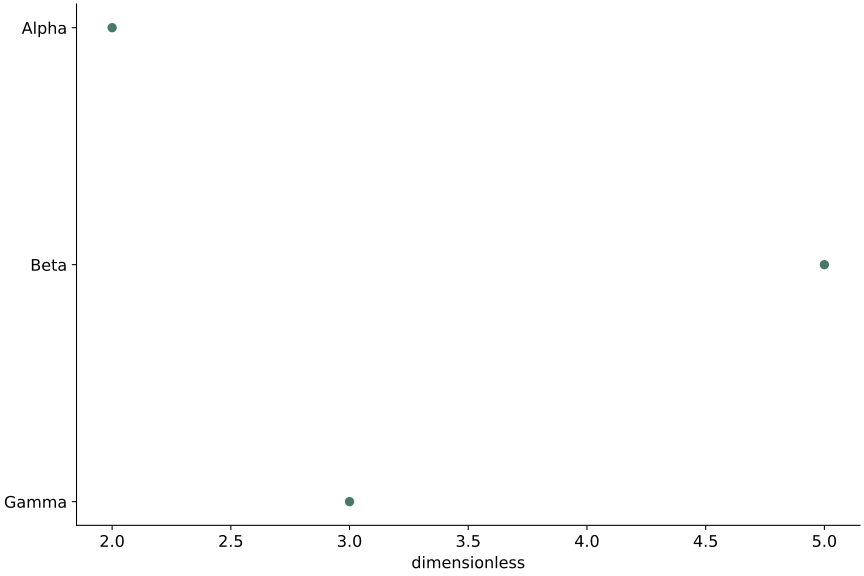

Here is the Python script that generated this plot:
# Tuyan deterministic figure renderer v1; values are immutable source data.
import json
import math
import numpy as np
import matplotlib
matplotlib.use('Agg')
import matplotlib.pyplot as plt
from matplotlib.patches import Circle
from matplotlib.colors import ListedColormap, BoundaryNorm
d = json.loads("{\"type\":\"dotplot\",\"rows\":[{\"label\":\"Alpha\",\"value\":2},{\"label\":\"Beta\",\"value\":5},{\"label\":\"Gamma\",\"value\":3}],\"units\":{\"value\":\"dimensionless\",\"x\":\"dimensionless\",\"y\":\"dimensionless\",\"size\":\"dimensionless\",\"low\":\"dimensionless\",\"high\":\"dimensionless\",\"start\":\"dimensionless\",\"end\":\"dimensionless\",\"effect\":\"dimensionless\",\"p\":\"dimensionless\",\"mean\":\"dimensionless\",\"fpr\":\"dimensionless\",\"tpr\":\"dimensionless\",\"recall\":\"dimensionless\",\"precision\":\"dimensionless\",\"predicted\":\"dimensionless\",\"observed\":\"dimensionless\",\"count\":\"dimensionless\",\"a\":\"dimensionless\",\"b\":\"dimensionless\",\"se\":\"dimensionless\",\"u\":\"dimensionless\",\"v\":\"dimensionless\",\"time\":\"dimensionless\",\"event\":\"dimensionless\"},\"options\":{\"bandwidth\":0.5,\"bins\":5,\"nullValue\":0,\"initialValue\":0,\"levels\":[0.5,1,1.5]},\"analysis\":{\"method\":\"pca\",\"description\":\"Synthetic precomputed QA values; not a statistical analysis of research data.\",\"pKind\":\"p\"},\"variants\":[],\"pixels\":1024,\"plotStyle\":{\"width\":9,\"height\":6,\"fontSize\":12}}")
r, kind, opt = d['rows'], d['type'], d['options']
plt.rcParams.update({'font.size':d['plotStyle']['fontSize']})
fig, ax = plt.subplots(figsize=(d['plotStyle']['width'], d['plotStyle']['height']), layout='constrained')
fig.set_facecolor('white')
fig._tuyan_target_pixels = d['pixels']
colors = ['#487968','#c58b53','#647da6','#a77592','#a5a659']
labels = [str(row.get('label',i+1)) for i,row in enumerate(r)]
unit = d['units']
def col(name):
    return np.array([row[name] for row in r], dtype=float)
def grouped():
    names = list(dict.fromkeys([str(row.get('group','Data')) for row in r]))
    return names, [np.array([row['value'] for row in r if str(row.get('group','Data')) == name], dtype=float) for name in names]
def density(values):
    # User-specified positive bandwidth; no concealed automatic inference.
    bw=float(opt['bandwidth'])
    grid=np.linspace(float(min(values))-3*bw,float(max(values))+3*bw,256)
    z=(grid[:,None]-values[None,:])/bw
    return grid,np.exp(-0.5*z*z).mean(axis=1)/(bw*math.sqrt(2*math.pi))
if kind in ['bar','dotplot','lollipop','forest']:
    y=np.arange(len(r)); values=col('value')
    if kind=='bar':
        bars=ax.barh(y,values,color=colors[0]); assert np.allclose([b.get_width() for b in bars],values)
    elif kind=='lollipop':
        ax.hlines(y,0,values,color=colors[0]); ax.scatter(values,y,color=colors[0])
    elif kind=='forest':
        ax.errorbar(values,y,xerr=np.vstack([values-col('low'),col('high')-values]),fmt='o',color=colors[0],capsize=3)
        ax.axvline(float(opt['nullValue']),color='#969e96',linestyle='--')
    else: ax.scatter(values,y,color=colors[0])
    ax.set_yticks(y,labels);ax.invert_yaxis();ax.set_xlabel(unit['value'])
elif kind in ['dumbbell','gantt']:
    y=np.arange(len(r));start,end=col('start'),col('end')
    if kind=='gantt': ax.barh(y,end-start,left=start,color=colors[0])
    else:
        ax.hlines(y,start,end,color='#9da99e');ax.scatter(start,y,label=opt.get('startLabel','Start'),color=colors[0]);ax.scatter(end,y,label=opt.get('endLabel','End'),color=colors[1]);ax.legend()
    ax.set_yticks(y,labels);ax.invert_yaxis();ax.set_xlabel(unit['start'])
elif kind=='waterfall':
    values=col('value');start=float(opt['initialValue'])+np.r_[0,np.cumsum(values)[:-1]]
    ax.bar(np.arange(len(r)),values,bottom=start,color=[colors[0] if v>=0 else colors[1] for v in values]);ax.set_xticks(np.arange(len(r)),labels,rotation=30);ax.set_ylabel(unit['value']);ax.axhline(0,color='#adb3a9')
elif kind=='histogram':
    values=col('value');counts,edges=np.histogram(values,bins=opt['bins'])
    assert int(counts.sum())==len(values)
    artists=ax.bar(edges[:-1],counts,width=np.diff(edges),align='edge',color=colors[0],edgecolor='white')
    assert np.allclose([p.get_height() for p in artists],counts)
    ax.set_xlabel(unit['value']);ax.set_ylabel('Count')
elif kind=='stripplot':
    names,groups=grouped()
    for i,values in enumerate(groups):ax.scatter(np.full(len(values),i),values,color=colors[i%len(colors)],s=22,alpha=.7)
    ax.set_xticks(np.arange(len(names)),names);ax.set_ylabel(unit['value'])
elif kind in ['boxplot','violin','raincloud','density','ridgeline']:
    names,groups=grouped()
    if kind=='boxplot': ax.boxplot(groups,whis=1.5,showfliers=True);ax.set_xticks(np.arange(len(names))+1,names);ax.set_ylabel(unit['value'])
    elif kind=='violin':
        # bw_method is explicit to avoid a hidden bandwidth choice.
        ax.violinplot(groups,showmeans=False,showmedians=True,bw_method=float(opt['bandwidth']));ax.set_xticks(np.arange(len(names))+1,names);ax.set_ylabel(unit['value'])
    else:
        for i,values in enumerate(groups):
            grid,pdf=density(values); color=colors[i%len(colors)]
            if kind=='density': ax.plot(grid,pdf,color=color,label=names[i])
            else:
                base=float(i);scale=0.65/max(pdf) if max(pdf)>0 else 1
                ax.fill_between(grid,base,base+pdf*scale,color=color,alpha=0.45)
                if kind=='raincloud':
                    ax.scatter(values,np.full(len(values),base-0.15),color=color,s=15)
                    ax.boxplot([values],positions=[base-0.35],vert=False,widths=.15,whis=1.5,manage_ticks=False)
        ax.set_xlabel(unit['value'])
        if kind=='density':ax.set_ylabel('Density');ax.legend()
        else:ax.set_yticks(np.arange(len(names)),names)
elif kind=='ecdf':
    values=np.sort(col('value')); p=np.arange(1,len(values)+1)/len(values)
    line=ax.step(values,p,where='post',color=colors[0])[0];assert np.allclose(line.get_ydata(),p)
    ax.set_xlabel(unit['value']);ax.set_ylabel('Cumulative proportion');ax.set_ylim(0,1)
elif kind in ['line','area','scatter','bubble','ordination','ma_plot','volcano','roc','pr_curve','calibration','bland_altman','funnel_meta']:
    xname,yname='x','y'
    if kind=='ma_plot':xname,yname='mean','effect'
    if kind=='roc':xname,yname='fpr','tpr'
    if kind=='pr_curve':xname,yname='recall','precision'
    if kind=='calibration':xname,yname='predicted','observed'
    if kind=='funnel_meta':xname,yname='effect','se'
    if kind=='volcano':x=col('effect');y=-np.log10(col('p'));xlabel='Effect ('+unit['effect']+')';ylabel='-log10('+d['analysis']['pKind']+')'
    elif kind=='bland_altman':
        a,b=col('a'),col('b');x=(a+b)/2;y=a-b;bias=np.mean(y);sd=np.std(y,ddof=1)
        for line,label in [(bias,'Mean difference'),(bias-1.96*sd,'Lower agreement limit'),(bias+1.96*sd,'Upper agreement limit')]:ax.axhline(line,color='#9a9f96',linestyle='--',label=label)
        ax.legend(fontsize=8);xlabel='Mean ('+unit['a']+')';ylabel='A - B ('+unit['a']+')'
    else:x,y=col(xname),col(yname);xlabel=xname+' ('+unit[xname]+')';ylabel=yname+' ('+unit[yname]+')'
    if kind in ['line','area','roc','pr_curve','calibration']:
        order=np.lexsort((y,x)) if kind=='roc' else np.argsort(x,kind='stable');x,y=x[order],y[order]
        artist=ax.plot(x,y,color=colors[0],marker='o',markersize=3)[0];assert np.allclose(artist.get_ydata(),y)
        if kind=='area':ax.fill_between(x,0,y,color=colors[0],alpha=.25)
    else:
        artist=ax.scatter(x,y,s=col('size')*float(opt.get('areaScale',20)) if kind=='bubble' else 26,color=colors[0]);assert np.allclose(artist.get_offsets(),np.column_stack([x,y]))
    ax.set_xlabel(xlabel);ax.set_ylabel(ylabel)
    if kind=='bubble':
        handles,legend_labels=artist.legend_elements(prop='sizes',num=3,func=lambda size:size/float(opt.get('areaScale',20)))
        ax.legend(handles,legend_labels,title='Area ('+unit['size']+')',fontsize=8)
    if kind in ['roc','calibration']:ax.plot([0,1],[0,1],linestyle='--',color='#adb3a9');ax.set_xlim(0,1);ax.set_ylim(0,1)
    if kind=='pr_curve':ax.set_xlim(0,1);ax.set_ylim(0,1)
    if kind=='funnel_meta':ax.invert_yaxis()
    if kind=='ordination':ax.text(.01,1.02,d['analysis']['method'].upper(),transform=ax.transAxes,fontsize=10)
elif kind in ['heatmap','adjacency_matrix','correlation_matrix','confusion_matrix','bubble_matrix','binary_matrix']:
    names_y=list(dict.fromkeys([str(row['row']) for row in r]));names_x=list(dict.fromkeys([str(row['column']) for row in r]))
    matrix=np.full((len(names_y),len(names_x)),np.nan)
    for row in r:matrix[names_y.index(str(row['row'])),names_x.index(str(row['column']))]=row['value']
    if kind=='bubble_matrix':
        for row in r:ax.scatter(names_x.index(str(row['column'])),names_y.index(str(row['row'])),s=row['value']*float(opt.get('areaScale',25)),color=colors[0])
        ax.invert_yaxis()
    elif kind=='binary_matrix':
        cmap=ListedColormap(['#f1f3ed','#487968']);cmap.set_bad('#b7b9b2')
        img=ax.pcolormesh(np.arange(len(names_x)+1)-.5,np.arange(len(names_y)+1)-.5,matrix,cmap=cmap,norm=BoundaryNorm([-.5,.5,1.5],2),shading='flat');ax.invert_yaxis();fig.colorbar(img,ax=ax,ticks=[0,1],label='0 absent / 1 present; grey missing')
        assert np.allclose(img.get_array(),matrix,equal_nan=True)
    else:
        img=ax.pcolormesh(np.arange(len(names_x)+1)-.5,np.arange(len(names_y)+1)-.5,matrix,cmap='RdBu_r' if kind=='correlation_matrix' else 'viridis',vmin=-1 if kind=='correlation_matrix' else None,vmax=1 if kind=='correlation_matrix' else None,shading='flat');ax.invert_yaxis();fig.colorbar(img,ax=ax,label=unit['value'])
        assert np.allclose(img.get_array(),matrix,equal_nan=True)
    ax.set_xticks(np.arange(len(names_x)),names_x,rotation=40,ha='right');ax.set_yticks(np.arange(len(names_y)),names_y)
    if kind=='confusion_matrix':ax.set_xlabel('Predicted class');ax.set_ylabel('True class')
elif kind=='pie':
    values=col('value');wedges,_=ax.pie(values,labels=labels,colors=colors,normalize=True)
    assert np.allclose([(w.theta2-w.theta1)/360 for w in wedges],values/sum(values),atol=1e-6)
elif kind=='rose':
    fig.delaxes(ax);ax=fig.add_subplot(111,projection='polar');values=col('value');theta=np.arange(len(r))*2*np.pi/len(r)
    ax.bar(theta,np.sqrt(values),width=2*np.pi/len(r),color=colors[0],edgecolor='white');ax.set_xticks(theta,labels);ax.set_ylabel('Radius = sqrt(value)')
elif kind in ['gene_track','protein_domain']:
    start,end=col('start'),col('end');ax.barh(np.arange(len(r)),end-start,left=start,color=colors[0]);ax.set_yticks(np.arange(len(r)),labels);ax.set_xlabel(unit['start']);ax.invert_yaxis()
elif kind=='vector_field':
    artist=ax.quiver(col('x'),col('y'),col('u'),col('v'),angles='xy',scale_units='xy',scale=1,color=colors[0]);ax.set_xlabel(unit['x']);ax.set_ylabel(unit['y']);ax.set_aspect('equal')
elif kind=='contour':
    xs=np.unique(col('x'));ys=np.unique(col('y'));z=np.full((len(ys),len(xs)),np.nan)
    for row in r:z[list(ys).index(row['y']),list(xs).index(row['x'])]=row['value']
    cs=ax.contour(xs,ys,z,levels=opt['levels'])
    for label in ax.clabel(cs,inline=False,fontsize=8):label.set_bbox({'facecolor':'white','edgecolor':'none','pad':1})
    ax.set_xlabel(unit['x']);ax.set_ylabel(unit['y'])
elif kind=='kaplan_meier':
    names=list(dict.fromkeys([str(row.get('group','Data')) for row in r]))
    for i,name in enumerate(names):
        data=[row for row in r if str(row.get('group','Data'))==name];times=sorted(set(row['time'] for row in data));xs=[0.];ys=[1.];s=1.
        for t in times:
            risk=sum(row['time']>=t for row in data);events=sum(row['time']==t and row['event']==1 for row in data)
            s=s*(1-events/risk);xs.append(t);ys.append(s)
            cens=sum(row['time']==t and row['event']==0 for row in data)
            if cens:ax.plot(t,s,marker='+',color=colors[i%len(colors)])
        ax.step(xs,ys,where='post',label=name,color=colors[i%len(colors)])
    ax.set_ylim(0,1.03);ax.set_ylabel('Survival probability (no CI estimated)');ax.set_xlabel(unit['time']);ax.legend()
elif kind in ['venn','upset']:
    names=[row['set'] for row in r];sets=[set(row['members']) for row in r];members=set().union(*sets);counts={}
    for item in members:
        mask=tuple(item in s for s in sets);counts[mask]=counts.get(mask,0)+1
    if kind=='venn':
        for x,color,name in [(0.4,colors[0],names[0]),(.65,colors[1],names[1])]:ax.add_patch(Circle((x,.5),.23,facecolor=color,alpha=.25));ax.text(x,.78,name,ha='center')
        for x,key in [(.29,(True,False)),(.525,(True,True)),(.76,(False,True))]:ax.text(x,.5,str(counts.get(key,0)),ha='center')
        ax.set_xlim(0,1.05);ax.set_ylim(0,1);ax.set_aspect('equal');ax.axis('off');ax.text(.5,.1,'Areas are schematic; labels show exact counts',ha='center',fontsize=8)
    else:
        masks=sorted(counts,key=lambda m:(-counts[m],m));ax.bar(np.arange(len(masks)),[counts[m] for m in masks],color=colors[0]);ax.set_xticks(np.arange(len(masks)),[' & '.join(names[i] for i,v in enumerate(m) if v) for m in masks],rotation=35,ha='right');ax.set_ylabel('Exclusive intersection size')
        # Membership matrix below bars is necessary to distinguish UpSet from a bar chart.
        matrix_ax=ax.inset_axes([0,-.48,1,.27]);matrix_ax.set_xlim(-.5,len(masks)-.5)
        for j,m in enumerate(masks):
            ys=[i for i,v in enumerate(m) if v];matrix_ax.plot([j]*len(ys),ys,color=colors[0]);matrix_ax.scatter([j]*len(names),np.arange(len(names)),color=[colors[0] if v else '#dde1d8' for v in m])
        matrix_ax.set_yticks(np.arange(len(names)),names);matrix_ax.set_xticks([]);matrix_ax.invert_yaxis()

checks={}
computed={}
def audit(name,actual,expected,atol=1e-8):
    a=np.asarray(actual,dtype=float);e=np.asarray(expected,dtype=float)
    assert a.shape==e.shape and np.allclose(a,e,rtol=1e-7,atol=atol,equal_nan=True), 'Numeric artist mismatch: '+name
    mask=np.isfinite(a)&np.isfinite(e)
    error=float(np.max(np.abs(a[mask]-e[mask]))) if np.any(mask) else 0.
    checks[name]={'count':int(a.size),'absoluteError':error,'passed':True}
if kind=='bar':audit('bar_widths',[p.get_width() for p in ax.patches],col('value'))
elif kind in ['dotplot','lollipop']:audit('point_values',ax.collections[-1].get_offsets()[:,0],col('value'))
elif kind=='forest':
    audit('point_estimates',ax.lines[0].get_xdata(),col('value'))
    audit('intervals',np.array(ax.collections[0].get_segments())[:,:,0],np.column_stack([col('low'),col('high')]))
elif kind=='dumbbell':
    audit('start_points',ax.collections[1].get_offsets()[:,0],col('start'));audit('end_points',ax.collections[2].get_offsets()[:,0],col('end'))
elif kind=='gantt':
    audit('interval_start',[p.get_x() for p in ax.patches],col('start'));audit('interval_width',[p.get_width() for p in ax.patches],col('end')-col('start'))
elif kind=='waterfall':
    audit('increments',[p.get_height() for p in ax.patches],col('value'));audit('cumulative_baselines',[p.get_y() for p in ax.patches],float(opt['initialValue'])+np.r_[0,np.cumsum(col('value'))[:-1]])
    computed['cumulativeValues']=(float(opt['initialValue'])+np.cumsum(col('value'))).tolist()
elif kind=='histogram':
    audit('bin_heights',[p.get_height() for p in ax.patches],counts);audit('total_count',[sum(p.get_height() for p in ax.patches)],[len(r)]);computed['binEdges']=edges.tolist();computed['binCounts']=counts.tolist()
elif kind=='stripplot':
    for i,values in enumerate(groups):audit('observations_'+str(i),ax.collections[i].get_offsets()[:,1],values)
elif kind=='boxplot':
    for i,values in enumerate(groups):audit('median_'+str(i),ax.lines[i*7+5].get_ydata(),[np.median(values)]*2)
elif kind=='violin':
    medians=ax.collections[-1].get_segments();audit('medians',[x[0,1] for x in medians],[np.median(v) for v in groups])
elif kind in ['density','ridgeline','raincloud']:
    computed['bandwidth']=float(opt['bandwidth']);computed['groupSizes']=[len(v) for v in groups]
    for i,values in enumerate(groups):
        grid,pdf=density(values)
        if kind=='density':audit('density_'+str(i),ax.lines[i].get_ydata(),pdf)
        else:
            top=np.column_stack([grid,i+pdf*(.65/max(pdf))]);bottom=np.column_stack([grid,np.full(len(grid),i)])
            expected=np.vstack([top[0],bottom,top[-1],top[::-1],top[0]])
            audit('density_polygon_'+str(i),ax.collections[i*(2 if kind=='raincloud' else 1)].get_paths()[0].vertices,expected)
        if kind=='raincloud':audit('observations_'+str(i),ax.collections[i*2+1].get_offsets()[:,0],values)
elif kind=='ecdf':
    audit('ecdf_sorted_values',ax.lines[0].get_xdata(),np.sort(col('value')));audit('ecdf_probability',ax.lines[0].get_ydata(),np.arange(1,len(r)+1)/len(r))
elif kind in ['line','area','roc','pr_curve','calibration']:audit('plotted_xy',np.column_stack([artist.get_xdata(),artist.get_ydata()]),np.column_stack([x,y]))
elif kind in ['scatter','bubble','ordination','ma_plot','volcano','bland_altman','funnel_meta']:
    audit('point_coordinates',artist.get_offsets(),np.column_stack([x,y]))
    if kind=='bubble':audit('marker_area',artist.get_sizes(),col('size')*float(opt.get('areaScale',20)))
    if kind=='volcano':computed['negativeLog10P']=y.tolist()
    if kind=='bland_altman':
        audit('agreement_limits',[ln.get_ydata()[0] for ln in ax.lines[:3]],[bias,bias-1.96*sd,bias+1.96*sd]);computed.update({'meanDifference':float(bias),'sampleSdDifference':float(sd),'limits':[float(bias-1.96*sd),float(bias+1.96*sd)]})
elif kind in ['heatmap','adjacency_matrix','correlation_matrix','confusion_matrix','binary_matrix']:audit('matrix_cells',img.get_array(),matrix);computed['missingCells']=int(np.isnan(matrix).sum())
elif kind=='bubble_matrix':audit('marker_areas',[c.get_sizes()[0] for c in ax.collections],col('value')*float(opt.get('areaScale',25)))
elif kind=='pie':audit('angular_proportions',[(w.theta2-w.theta1)/360 for w in wedges],col('value')/sum(col('value')),1e-6)
elif kind=='rose':audit('area_proportions',[p.get_height()**2 for p in ax.patches],col('value'))
elif kind=='vector_field':audit('vectors',np.column_stack([artist.U,artist.V]),np.column_stack([col('u'),col('v')]))
elif kind=='contour':
    audit('contour_levels',cs.levels,opt['levels'])
    for level,path in zip(cs.levels,cs.get_paths()):
        points=path.vertices
        if len(points)==0:continue
        assert np.all(points[:,0]>=xs[0]) and np.all(points[:,0]<=xs[-1]) and np.all(points[:,1]>=ys[0]) and np.all(points[:,1]<=ys[-1]), 'Contour outside data grid'
        ix=np.clip(np.searchsorted(xs,points[:,0],side='right')-1,0,len(xs)-2);iy=np.clip(np.searchsorted(ys,points[:,1],side='right')-1,0,len(ys)-2)
        tx=(points[:,0]-xs[ix])/(xs[ix+1]-xs[ix]);ty=(points[:,1]-ys[iy])/(ys[iy+1]-ys[iy])
        interpolated=(1-tx)*(1-ty)*z[iy,ix]+tx*(1-ty)*z[iy,ix+1]+(1-tx)*ty*z[iy+1,ix]+tx*ty*z[iy+1,ix+1]
        audit('contour_vertices_'+str(float(level)),interpolated,np.full(len(points),level))
    computed['gridShape']=list(z.shape)
elif kind=='kaplan_meier':
    survival_lines=[ln for ln in ax.lines if ln.get_drawstyle()=='steps-post']
    for i,name in enumerate(names):
        data=[row for row in r if str(row.get('group','Data'))==name];prob=1.;expected=[1.]
        for t in sorted(set(row['time'] for row in data)):
            prob*=1-sum(row['time']==t and row['event']==1 for row in data)/sum(row['time']>=t for row in data);expected.append(prob)
        audit('survival_'+str(i),survival_lines[i].get_ydata(),expected)
        computed[name]={'survival':expected}
elif kind=='venn':audit('intersection_labels',[float(t.get_text()) for t in ax.texts[2:5]],[counts.get((True,False),0),counts.get((True,True),0),counts.get((False,True),0)])
elif kind=='upset':audit('exclusive_intersections',[p.get_height() for p in ax.patches],[counts[m] for m in masks]);audit('union_size',[sum(p.get_height() for p in ax.patches)],[len(members)])
assert checks, 'Missing numeric audit for '+kind
fig._tuyan_validation={'typeId':kind,'checks':checks,'computations':computed,'analysis':d['analysis'],'suppliedFields':list(r[0]),'dataSourcePolicy':'User supplied values; artist checks do not establish source authenticity or study validity.'}

for collection in fig.findobj(matplotlib.collections.Collection):collection.set_rasterized(False)
for spine in ['top','right']:
    if spine in ax.spines: ax.spines[spine].set_visible(False)
